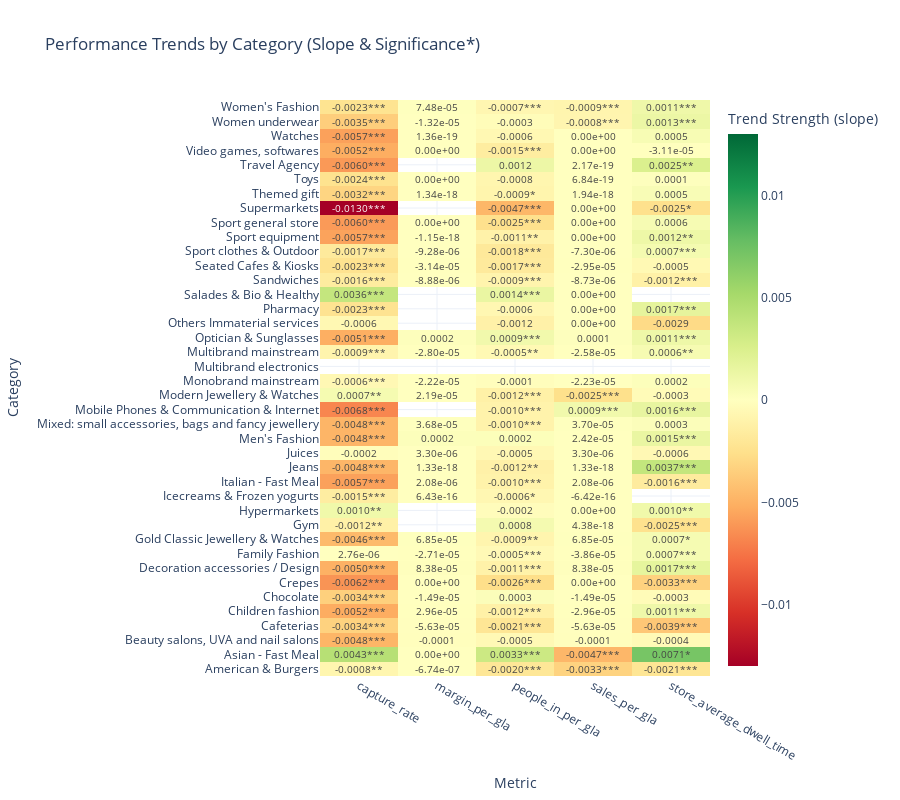

Write notebook code for a chart like this one.
### Code cell
results_list = []

print("Calculating trends (slope, p-value, t-value)...")
labels = df['bl3_label'].unique()

for label in labels:
    if pd.isna(label): continue
    subset = df[df['bl3_label'] == label]
    for metric in metrics:
        slope, p_val, t_val = calculate_trend_stats(subset, metric)
        results_list.append({
            'bl3_label': label,
            'metric': metric,
            'slope': slope,
            'p_value': p_val,
            't_value': t_val
        })

stats_df = pd.DataFrame(results_list)

# Create matrices for plotting
t_matrix = stats_df.pivot(index='bl3_label', columns='metric', values='t_value')
slope_matrix = stats_df.pivot(index='bl3_label', columns='metric', values='slope')
p_matrix = stats_df.pivot(index='bl3_label', columns='metric', values='p_value')

# Create text matrix (Slope + Stars)
def fmt_cell(slope, p):
    if pd.isna(slope): return ""
    stars = ""
    if p < 0.01: stars = "***"
    elif p < 0.05: stars = "**"
    elif p < 0.1: stars = "*"
    
    # Format depending on magnitude
    if abs(slope) < 0.0001:
        return f"{slope:.2e}{stars}"
    else:
        return f"{slope:.4f}{stars}"

text_matrix = slope_matrix.copy()
for col in text_matrix.columns:
    text_matrix[col] = [fmt_cell(s, p) for s, p in zip(slope_matrix[col], p_matrix[col])]

# Plot Heatmap
fig = go.Figure(data=go.Heatmap(
    z=slope_matrix,
    x=t_matrix.columns,
    y=t_matrix.index,
    text=text_matrix,
    texttemplate="%{text}",
    colorscale='RdYlGn',
    zmid=0,
    colorbar=dict(title="Trend Strength (slope)")
))

fig.update_layout(
    title="Performance Trends by Category (Slope & Significance*)",
    height=800,
    xaxis_title="Metric",
    yaxis_title="Category",
    template="plotly_white"
)

fig.show()
print("* p<0.1, ** p<0.05, *** p<0.01. Color indicates t-value (direction and strength).")

### Figure 1 — Plotly figure (JSON) as saved in the notebook; plotly's stock layout.template omitted (floating-point values rounded to 4 significant figures; data arrays with more than 128 entries replaced by an {"elided": "..."} marker saying what was removed)
{"data": [{"colorbar": {"title": {"text": "Trend Strength (slope)"}}, "colorscale": [[0, "rgb(165,0,38)"], [0.1, "rgb(215,48,39)"], [0.2, "rgb(244,109,67)"], [0.3, "rgb(253,174,97)"], [0.4, "rgb(254,224,139)"], [0.5, "rgb(255,255,191)"], [0.6, "rgb(217,239,139)"], [0.7, "rgb(166,217,106)"], [0.8, "rgb(102,189,99)"], [0.9, "rgb(26,152,80)"], [1, "rgb(0,104,55)"]], "text": {"elided": "40x5 str values"}, "texttemplate": "%{text}", "type": "heatmap", "x": ["capture_rate", "margin_per_gla", "people_in_per_gla", "sales_per_gla", "store_average_dwell_time"], "y": ["American & Burgers", "Asian - Fast Meal", "Beauty salons, UVA and nail salons", "Cafeterias", "Children fashion", "Chocolate", "Crepes", "Decoration accessories / Design", "Family Fashion", "Gold Classic Jewellery & Watches", "Gym", "Hypermarkets", "Icecreams & Frozen yogurts", "Italian - Fast Meal", "Jeans", "Juices", "Men's Fashion", "Mixed: small accessories, bags and fancy jewellery", "Mobile Phones & Communication & Internet", "Modern Jewellery & Watches", "Monobrand mainstream", "Multibrand electronics", "Multibrand mainstream", "Optician & Sunglasses", "Others Immaterial services", "Pharmacy", "Salades & Bio & Healthy", "Sandwiches", "Seated Cafes & Kiosks", "Sport clothes & Outdoor", "Sport equipment", "Sport general store", "Supermarkets", "Themed gift", "Toys", "Travel Agency", "Video games, softwares", "Watches", "Women underwear", "Women's Fashion"], "z": {"elided": "40x5 float values"}, "zmid": 0}], "layout": {"height": 800, "title": {"text": "Performance Trends by Category (Slope & Significance*)"}, "xaxis": {"title": {"text": "Metric"}}, "yaxis": {"title": {"text": "Category"}}}}
